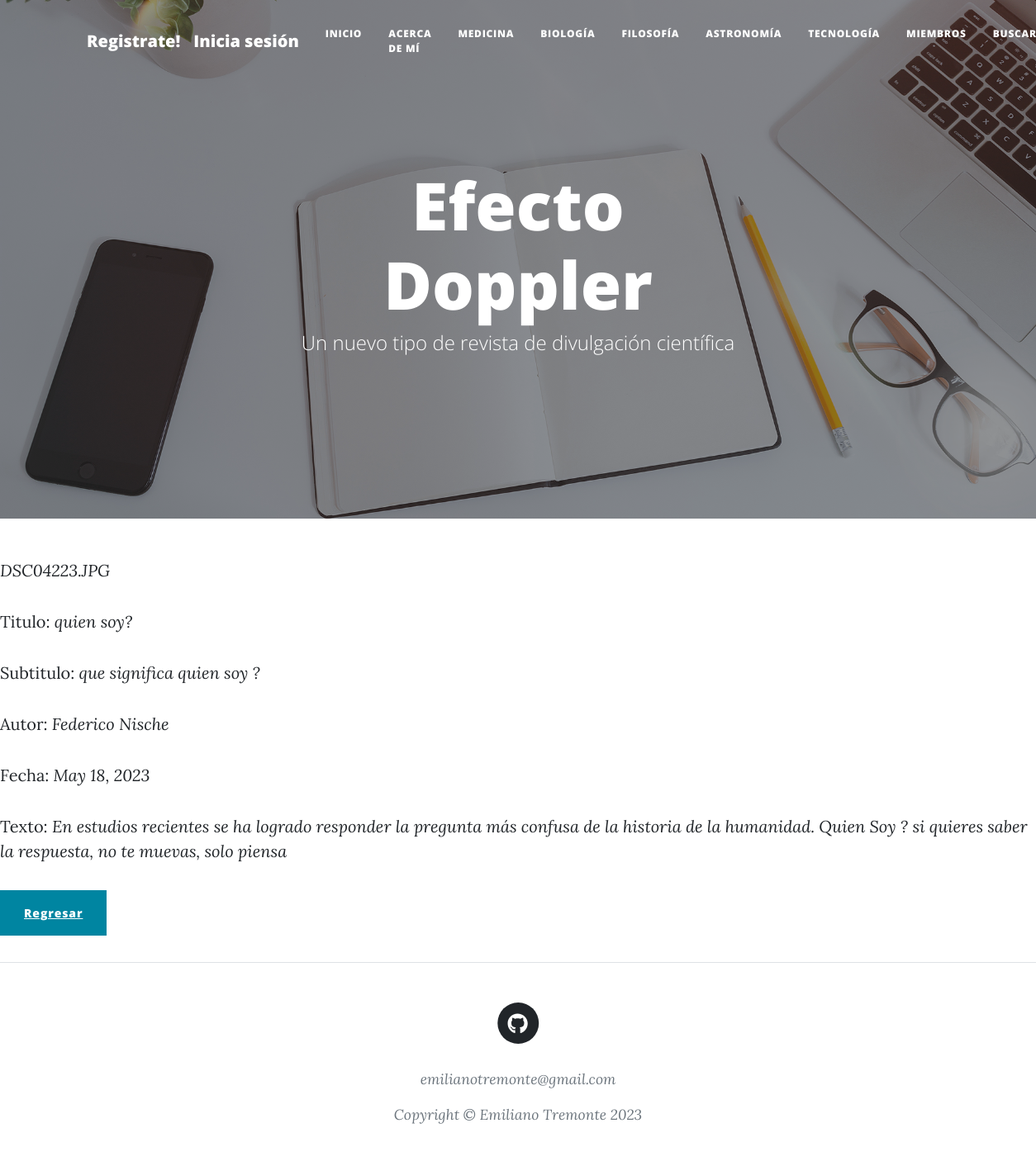
The page /blog_vista/filosofia/detalle/2 on the database its author committed.
### blog_vista/models.py (models this page shows, shortened)
class Filosofía (models.Model):
    titulo = models.CharField(max_length = 30)
    subtitulo = models.CharField(max_length = 50)
    texto = models.CharField(max_length = 4000)
    autor =  models.CharField(max_length = 30)
    fecha = models.DateField(auto_now_add=True)
    imagen = models.ImageField()

### blog_vista/views.py (the view)
# urls.py: path('filosofia/detalle/<int:pk>', views.detalle_filosofia, name='FilosofiaDetail'),
def detalle_filosofia(request, pk):
    filosofia = Filosofía.objects.get(pk=pk)
    contexto = {'filosofia': filosofia}
    return render(request, 'blog_vista/filosofia_detalle.html', contexto)

### blog_vista/templates/blog_vista/filosofia_detalle.html (shortened to what this page needs)
{% extends 'blog_vista/padre.html' %}
{% load static %}
{% block filosofia %}
<head>
</head>
<body>
    <p><i>{{ filosofia.imagen }}</i></p>
    <p>Titulo: <i>{{ filosofia.titulo }}</i></p>
    <p>Subtitulo: <i>{{ filosofia.subtitulo }}</i></p>
    <p>Autor: <i>{{ filosofia.autor }}</i></p>
    <p>Fecha: <i>{{ filosofia.fecha }}</i></p>
    <p>Texto: <i>{{ filosofia.texto }}</i></p>
    <p>
        <a class="btn btn-primary" href="{% url 'FilosofiaList' %}">Regresar</a>
    </p>
</body>
</html>
{%endblock%}

### rows shown on the page
Filosofía: imagen "DSC04223.JPG", titulo "quien soy?", subtitulo "que significa quien soy ?", autor "Federico Nische", fecha "May 18, 2023", texto "En estudios recientes se ha logrado responder la pregunta más confusa de la historia de la humanidad. Quien Soy ? si quieres saber la respuesta, no te muevas, solo piensa"
